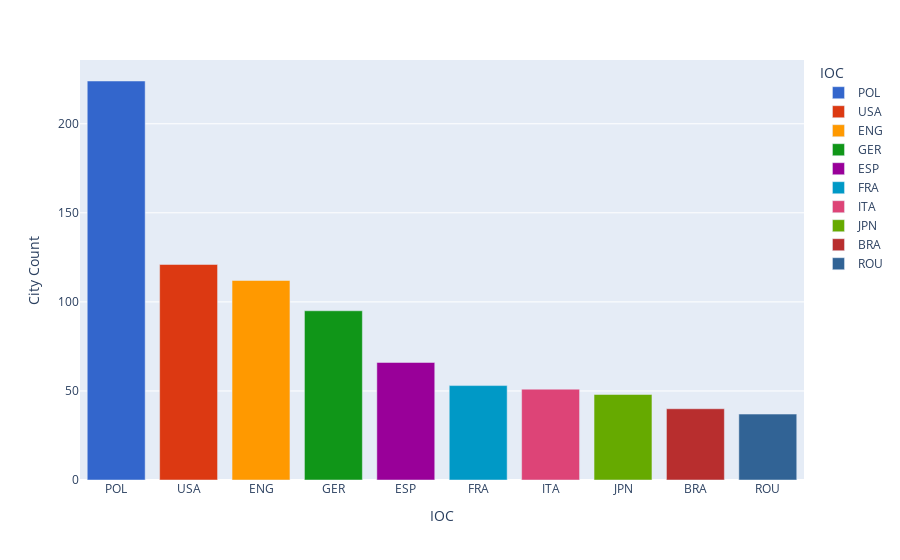

Notebook code cell kept with this figure:
### Code cell
px.bar(city_data,x='IOC',y='City Count',color_discrete_sequence=px.colors.qualitative.G10,color='IOC')

### Figure 1 — Plotly figure (JSON) as saved in the notebook; plotly's stock layout.template omitted (floating-point values rounded to 4 significant figures)
{"data": [{"alignmentgroup": "True", "hovertemplate": "IOC=%{x}<br>City Count=%{y}<extra></extra>", "legendgroup": "POL", "marker": {"color": "#3366CC", "pattern": {"shape": ""}}, "name": "POL", "offsetgroup": "POL", "orientation": "v", "showlegend": true, "textposition": "auto", "type": "bar", "x": ["POL"], "xaxis": "x", "y": [224], "yaxis": "y"}, {"alignmentgroup": "True", "hovertemplate": "IOC=%{x}<br>City Count=%{y}<extra></extra>", "legendgroup": "USA", "marker": {"color": "#DC3912", "pattern": {"shape": ""}}, "name": "USA", "offsetgroup": "USA", "orientation": "v", "showlegend": true, "textposition": "auto", "type": "bar", "x": ["USA"], "xaxis": "x", "y": [121], "yaxis": "y"}, {"alignmentgroup": "True", "hovertemplate": "IOC=%{x}<br>City Count=%{y}<extra></extra>", "legendgroup": "ENG", "marker": {"color": "#FF9900", "pattern": {"shape": ""}}, "name": "ENG", "offsetgroup": "ENG", "orientation": "v", "showlegend": true, "textposition": "auto", "type": "bar", "x": ["ENG"], "xaxis": "x", "y": [112], "yaxis": "y"}, {"alignmentgroup": "True", "hovertemplate": "IOC=%{x}<br>City Count=%{y}<extra></extra>", "legendgroup": "GER", "marker": {"color": "#109618", "pattern": {"shape": ""}}, "name": "GER", "offsetgroup": "GER", "orientation": "v", "showlegend": true, "textposition": "auto", "type": "bar", "x": ["GER"], "xaxis": "x", "y": [95], "yaxis": "y"}, {"alignmentgroup": "True", "hovertemplate": "IOC=%{x}<br>City Count=%{y}<extra></extra>", "legendgroup": "ESP", "marker": {"color": "#990099", "pattern": {"shape": ""}}, "name": "ESP", "offsetgroup": "ESP", "orientation": "v", "showlegend": true, "textposition": "auto", "type": "bar", "x": ["ESP"], "xaxis": "x", "y": [66], "yaxis": "y"}, {"alignmentgroup": "True", "hovertemplate": "IOC=%{x}<br>City Count=%{y}<extra></extra>", "legendgroup": "FRA", "marker": {"color": "#0099C6", "pattern": {"shape": ""}}, "name": "FRA", "offsetgroup": "FRA", "orientation": "v", "showlegend": true, "textposition": "auto", "type": "bar", "x": ["FRA"], "xaxis": "x", "y": [53], "yaxis": "y"}, {"alignmentgroup": "True", "hovertemplate": "IOC=%{x}<br>City Count=%{y}<extra></extra>", "legendgroup": "ITA", "marker": {"color": "#DD4477", "pattern": {"shape": ""}}, "name": "ITA", "offsetgroup": "ITA", "orientation": "v", "showlegend": true, "textposition": "auto", "type": "bar", "x": ["ITA"], "xaxis": "x", "y": [51], "yaxis": "y"}, {"alignmentgroup": "True", "hovertemplate": "IOC=%{x}<br>City Count=%{y}<extra></extra>", "legendgroup": "JPN", "marker": {"color": "#66AA00", "pattern": {"shape": ""}}, "name": "JPN", "offsetgroup": "JPN", "orientation": "v", "showlegend": true, "textposition": "auto", "type": "bar", "x": ["JPN"], "xaxis": "x", "y": [48], "yaxis": "y"}, {"alignmentgroup": "True", "hovertemplate": "IOC=%{x}<br>City Count=%{y}<extra></extra>", "legendgroup": "BRA", "marker": {"color": "#B82E2E", "pattern": {"shape": ""}}, "name": "BRA", "offsetgroup": "BRA", "orientation": "v", "showlegend": true, "textposition": "auto", "type": "bar", "x": ["BRA"], "xaxis": "x", "y": [40], "yaxis": "y"}, {"alignmentgroup": "True", "hovertemplate": "IOC=%{x}<br>City Count=%{y}<extra></extra>", "legendgroup": "ROU", "marker": {"color": "#316395", "pattern": {"shape": ""}}, "name": "ROU", "offsetgroup": "ROU", "orientation": "v", "showlegend": true, "textposition": "auto", "type": "bar", "x": ["ROU"], "xaxis": "x", "y": [37], "yaxis": "y"}], "layout": {"barmode": "relative", "legend": {"title": {"text": "IOC"}, "tracegroupgap": 0}, "margin": {"t": 60}, "xaxis": {"anchor": "y", "categoryarray": ["POL", "USA", "ENG", "GER", "ESP", "FRA", "ITA", "JPN", "BRA", "ROU"], "categoryorder": "array", "domain": [0, 1], "title": {"text": "IOC"}}, "yaxis": {"anchor": "x", "domain": [0, 1], "title": {"text": "City Count"}}}}
